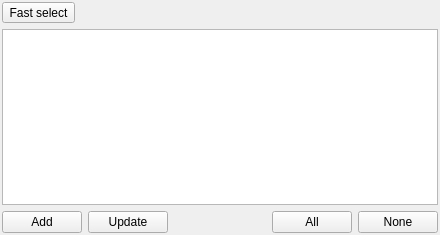
<?xml version="1.0" encoding="UTF-8"?>
<ui version="4.0">
 <class>ReceiversWidgetClass</class>
 <widget class="QWidget" name="ReceiversWidgetClass">
  <property name="geometry">
   <rect>
    <x>0</x>
    <y>0</y>
    <width>440</width>
    <height>235</height>
   </rect>
  </property>
  <property name="autoFillBackground">
   <bool>true</bool>
  </property>
  <layout class="QVBoxLayout">
   <property name="margin">
    <number>2</number>
   </property>
   <item>
    <widget class="QToolButton" name="fastSelectButton">
     <property name="text">
      <string>Fast select</string>
     </property>
     <property name="popupMode">
      <enum>QToolButton::InstantPopup</enum>
     </property>
     <property name="toolButtonStyle">
      <enum>Qt::ToolButtonTextBesideIcon</enum>
     </property>
    </widget>
   </item>
   <item>
    <widget class="QTreeWidget" name="trwReceivers">
     <property name="columnCount">
      <number>0</number>
     </property>
    </widget>
   </item>
   <item>
    <layout class="QHBoxLayout">
     <item>
      <widget class="QPushButton" name="pbtAdd">
       <property name="text">
        <string>Add</string>
       </property>
      </widget>
     </item>
     <item>
      <widget class="QPushButton" name="pbtUpdate">
       <property name="text">
        <string>Update</string>
       </property>
      </widget>
     </item>
     <item>
      <spacer>
       <property name="orientation">
        <enum>Qt::Horizontal</enum>
       </property>
       <property name="sizeHint" stdset="0">
        <size>
         <width>40</width>
         <height>20</height>
        </size>
       </property>
      </spacer>
     </item>
     <item>
      <widget class="QPushButton" name="pbtSelectAll">
       <property name="text">
        <string>All</string>
       </property>
      </widget>
     </item>
     <item>
      <widget class="QPushButton" name="pbtSelectNone">
       <property name="text">
        <string>None</string>
       </property>
      </widget>
     </item>
    </layout>
   </item>
  </layout>
 </widget>
 <layoutdefault spacing="6" margin="11"/>
 <resources/>
 <connections/>
</ui>
